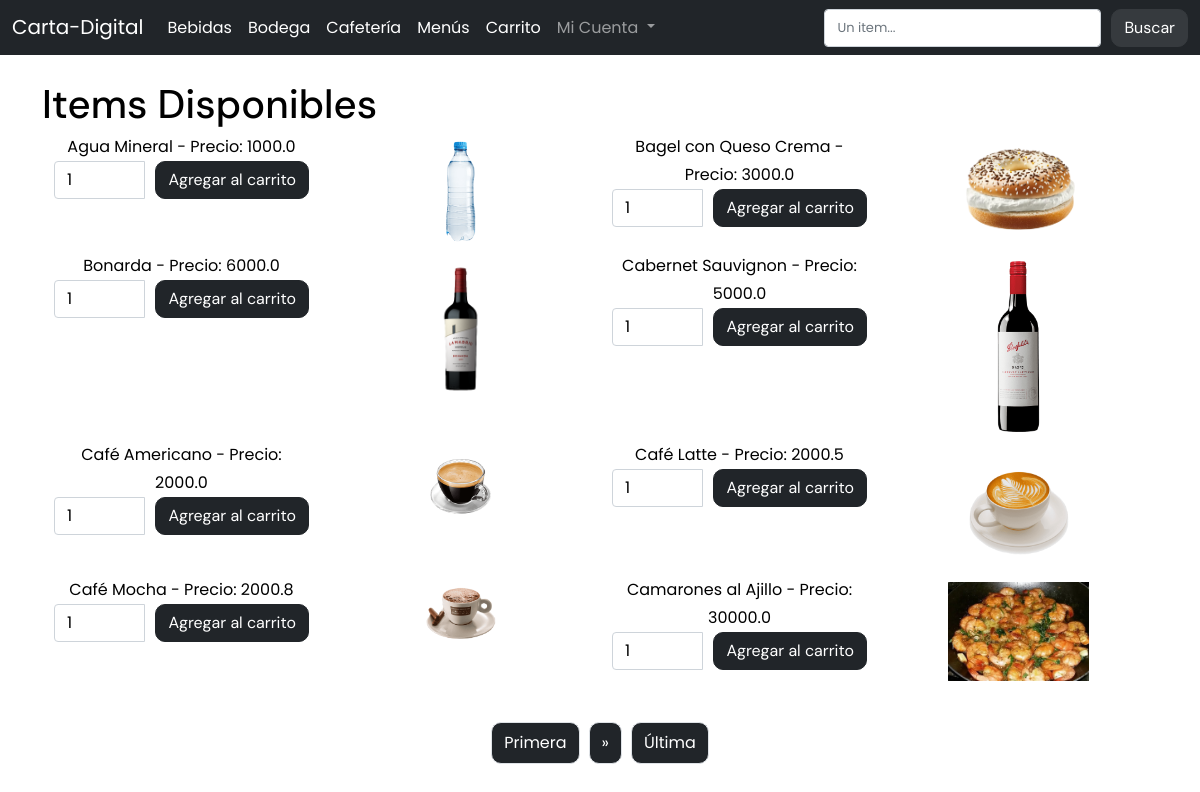
The page / on the database its author committed.
### carta/models.py (models this page shows, shortened)
class Item(models.Model):
    nombre = models.CharField(max_length=50, null=False)
    precio = models.FloatField(null=False)
    cantidad_stock = models.IntegerField(null=False, verbose_name="Cantidad en stock")
    categoria = models.ForeignKey(Categoria, on_delete= models.CASCADE, null=True)
    foto = models.ImageField(blank=True, default="/empty.png", upload_to='items/',verbose_name="foto")

### carta/views/paginate.py (the view)
# urls.py: path('', PaginateIndexView, name="index"),
def PaginateIndexView(request):
   listado_items = Item.objects.all().order_by('nombre')
   paginator = Paginator(listado_items, 8)
   pagina = request.GET.get("page") or 1
   items = paginator.get_page(pagina)
   pagina_actual = int(pagina)
   paginas = range(1, items.paginator.num_pages + 1)
   return render(request, "index.html", {"items":items,
                                          "paginas":paginas,
                                          "pagina_actual":pagina_actual})

### carta/templates/index.html (shortened to what this page needs)
{% extends "base.html" %}
{% block content %}
  <h1>Items Disponibles</h1>
  <div class="container text-center">
    <div class="row">
      {% for item in items %}
      <div class="col-md-3">
        {{ item.nombre }} - Precio: {{ item.precio }}
        <form method="post" action="{% url 'agregar-al-carrito' item.id %}">
          <div class="input-group">
              <input type="number" name="cantidad" value="1" min="1" max="{{ item.cantidad_stock }}" class="form-control">
              <button type="submit" class="btn btn-primary ms-2">Agregar al carrito</button>
          </div>
        </form>
      </div>
      <div class="col-md-3">
        <img class="img-fluid" src="{{ item.foto.url }}" alt="Foto"/>
      </div>
      {% endfor %}
    </div>
  </div>
  <div class="row mt-3 justify-content-center">
    <div class="">
      <nav>
        <ul class="pagination">
          {% if items.has_previous %}
            <li class="page-item">
              <a class="page-link" href="?page=1">Primera</a>
            </li>
            <li class="page-item">
              <a class="page-link" href="?page={{ items.previous_page_number }}">&laquo;</a>
            </li>
          {% else %}
            <li class="page-item disabled">
              <a class="page-link" href="?page=1">Primera</a>
            </li>
          {% endif %}
          {% if items.has_next %}
            <li class="page-item">
              <a class="page-link" href="?page={{ items.next_page_number }}">&raquo;</a>
            </li>
            <li class="page-item">
              <a class="page-link" href="?page={{ items.paginator.num_pages }}">Última</a>
            </li>
          {% else %}
          <li class="page-item disabled">
            <a class="page-link" href="#">Última</a>
          </li>
          {% endif %}
        </ul>
      </nav>
    </div>
  </div>
{% endblock %}

### carta/templates/base.html (shortened to what this page needs)
{% load static %}
{% load i18n %}
<!DOCTYPE html>
<html lang="en">
<head>
    <link rel="stylesheet" href="{% static 'assets/css/style.css' %}">
</head>
<body>
    {% include "navbar.html" %}
    <div class="container">
        {% block content %}
        {% endblock %}
    </div>
</body>
</html>

### carta/templates/navbar.html (shortened to what this page needs)
<nav class="navbar navbar-expand-lg bg-body-tertiary fixed-top navbar-dark bg-dark">
    <div class="container-fluid">
        <a class="navbar-brand" href="/">Carta-Digital</a>
        <div class="collapse navbar-collapse" id="navbarSupportedContent">
            <ul class="navbar-nav me-auto mb-2 mb-lg-0">
                <li class="nav-item">
                    <a class="nav-link active" href="/bebidas">Bebidas</a>
                </li>
                <li class="nav-item">
                    <a class="nav-link active" href="/bodega">Bodega</a>
                </li>
                <li class="nav-item">
                    <a class="nav-link active" href="/cafeteria">Cafetería</a>
                </li>
                <li class="nav-item">
                    <a class="nav-link active" href="/menus">Menús</a>
                </li>
                <li class="nav-item">
                    <a class="nav-link active" href="{% url 'ver-carro' %}">
                         Carrito
                    </a>
                </li>
                <li class="nav-item dropdown">
                    <a class="nav-link dropdown-toggle" href="#" role="button" data-bs-toggle="dropdown" aria-expanded="false">
                        Mi Cuenta
                    </a>
                </li>
            </ul>
            <div class="d-flex align-items-center">
                <form class="d-flex" role="search" method="POST" action="{% url 'search-view' %}">
                    <input class="form-control me-2" type="search" placeholder="Un item..." aria-label="Search" name="searched">
                    <button class="btn btn-outline-success active" type="submit">Buscar</button>
                </form>
            </div>
        </div>
    </div>
</nav>

### rows shown on the page
Item: nombre "Agua Mineral", precio "1000.0", foto (picture)
Item: nombre "Bagel con Queso Crema", precio "3000.0", foto (picture)
Item: nombre "Bonarda", precio "6000.0", foto (picture)
Item: nombre "Cabernet Sauvignon", precio "5000.0", foto (picture)
Item: nombre "Café Americano", precio "2000.0", foto (picture)
Item: nombre "Café Latte", precio "2000.5", foto (picture)
Item: nombre "Café Mocha", precio "2000.8", foto (picture)
Item: nombre "Camarones al Ajillo", precio "30000.0", foto (picture)
